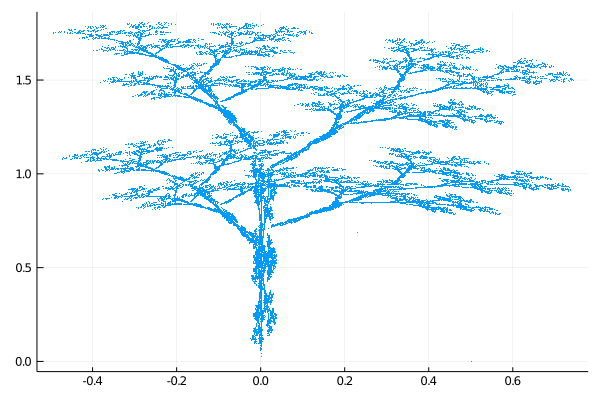

This chart was generated by the following Julia code:
using Plots

L=100.0
N=50000; c1=0; c2=0; c3=0; c4=0; c5=0; c6=0

# パラメータ
a=[0.05,0.6,0.05,-0.5,1.0,0.46,-0.15,0.39,0.38,0.6,0.47,-0.15,0.17,0.42,1.1,0.43,0.28,-0.25,0.45,1.0,0.42,0.28,-0.35,0.31,0.7]

result = zeros(Float64,2,N+1)

x=0.5;y=0.0
result[:,1] = [x,y]

function calc(x,y,result,c1,c2,c3,c4,c5,c6)
    for i in 2:N+1
        r = rand()*L
        # global x,y,result,c1,c2,c3,c4,c5,c6
        if r>=0.0 && r<=10.0
            x=a[1]*x
            y=a[2]*y
            result[:,i] = [x,y]
            c1+=1
        elseif r>=10.0 && r<=20.0
            x=a[3]*x
            y=a[4]*y+a[5]
            result[:,i] = [x,y]
            c2+=1
        elseif r>=20.0 && r<=40.0
            x=a[6]*x+a[7]*y
            y=a[8]*x+a[9]*y+a[10]
            result[:,i] = [x,y]
            c3+=1
        elseif r>=40.0 && r<=60.0
            x=a[11]*x+a[12]*y
            y=a[13]*x+a[14]*y+a[15]
            result[:,i] = [x,y]
            c4+=1
        elseif r>=60.0 && r<=80.0
            x=a[16]*x+a[17]*y
            y=a[18]*x+a[19]*y+a[20]
            result[:,i] = [x,y]
            c5+=1
        else
            x=a[21]*x+a[22]*y
            y=a[23]*x+a[24]*y+a[25]
            result[:,i] = [x,y]
            c6+=1
        end
    end
    return result,c1,c2,c3,c4,c5,c6
end

result,c1,c2,c3,c4,c5,c6 = calc(x,y,result,c1,c2,c3,c4,c5,c6)

println([c1,c2,c3,c4,c5,c6])

scatter(result[1, :], result[2, :],
    markerstrokewidth=0.01,
    markersize=0.1
    )
savefig("fractaltree.png")

